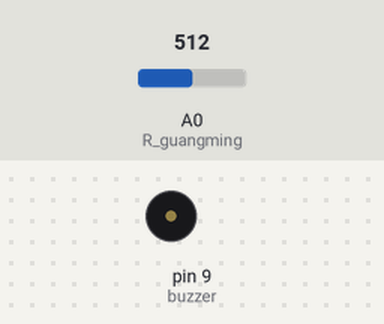
This sketch was run on a simulated Arduino Uno, built with avr-gcc and run on an emulated ATmega328P. Parts: buzzer (waves = sounding). The inputs (shaded band) are chosen by the test bench; at power-on: A0 (R_guangming) = 512.

Above: at 1.8 s.
1.9 s: A0 (R_guangming) set to 11
5.4 s: A0 (R_guangming) set to 8
At 6.6 s:
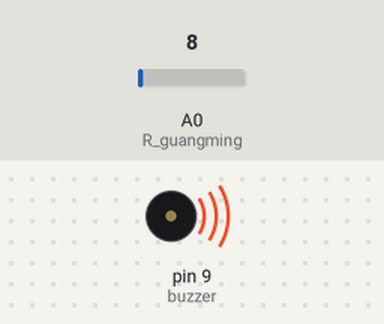
6.9 s: A0 (R_guangming) set to 122
At 7.09 s:
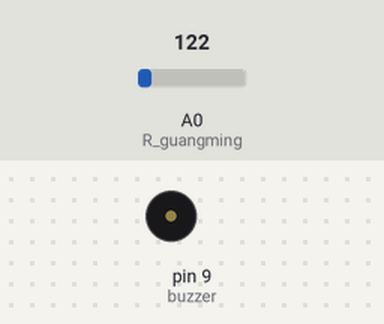
10.4 s: A0 (R_guangming) set to 0
At 11.7 s:
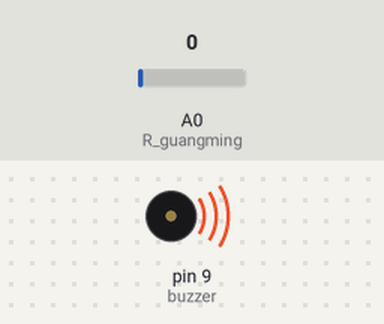
12.1 s: A0 (R_guangming) set to 710
At 12.6 s:
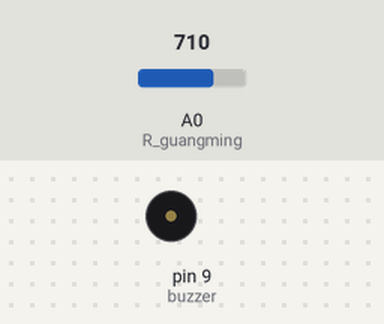
Timing chart, 0 to 14.6 s (numbered marks = the images above; inputs shaded):
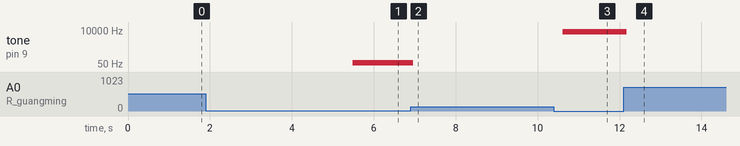

Measured:
- the behaviour switches between 10 and 9 on A0 (R_guangming) (found by bisection; images 0 and 1)
- after the input at 5.4 s, tone on pin 9 (buzzer): silent → 62 Hz after 0.08 s
- after the input at 6.9 s, tone on pin 9 (buzzer): 62 Hz → silent after 0.06 s
- after the input at 10.4 s, tone on pin 9 (buzzer): silent → 7832 Hz after 0.21 s
- after the input at 12.1 s, tone on pin 9 (buzzer): 7832 Hz → silent after 0.07 s

The sketch:

Photoresistance_Led.ino
```cpp
int buzzer = 9; //定義蜂鳴器的輸出引腳為9
int R_guangming = 0;//定義光敏電阻的輸入引腳
int val;
void setup()
{
pinMode(buzzer,OUTPUT);//設置連接蜂鳴器的引腳為輸出
}
void voice_out(int del)//聲音的頻率控制函數
{
 delay(del);//通過改變延時來改變頻率，很簡單
 digitalWrite(buzzer,HIGH);
 delay(del);
 digitalWrite(buzzer,LOW);
}
void loop()
{
  val=analogRead(R_guangming);  //讀取模擬接口0 的值，並將其賦給val
  if(val<700)
   {
    voice_out(val); //把讀到的val值傳給頻率控制函數
   }
}
```
